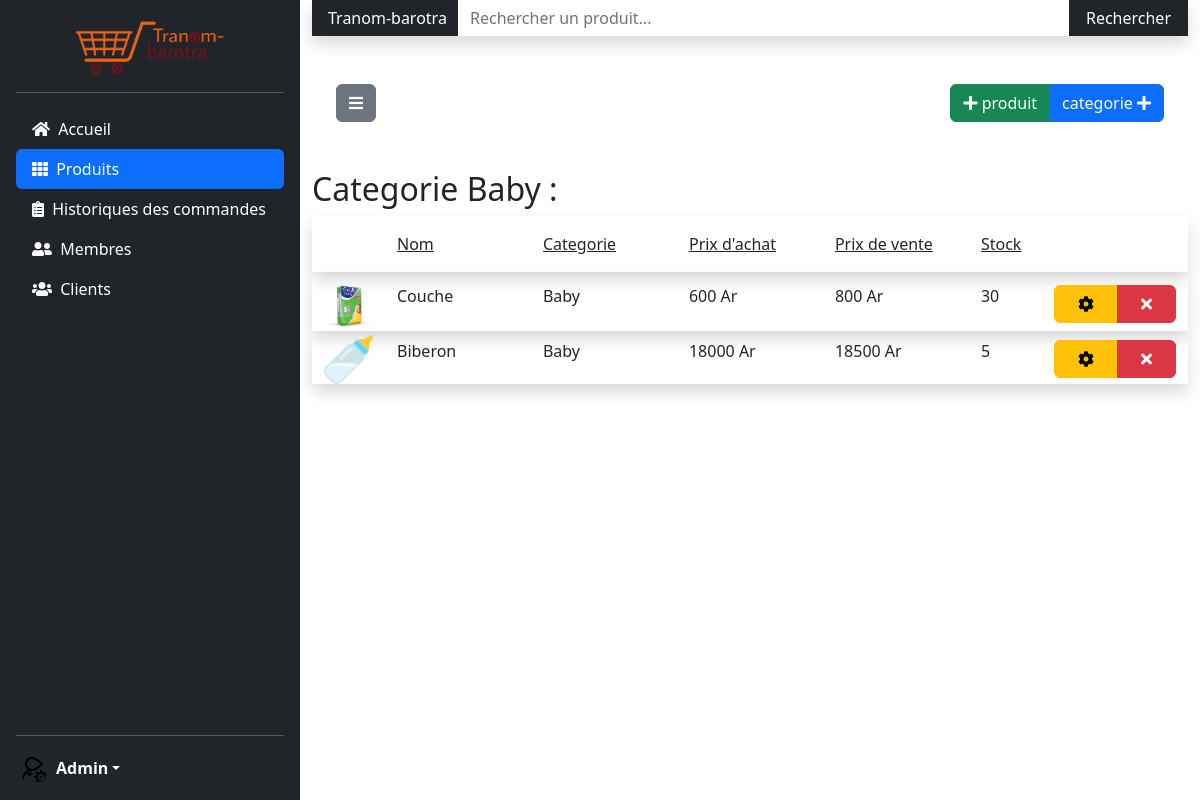
The page /pages/memberArea/admin/AdminSpace.php?selectedPage=1&selectedCategory=1 on the database its author committed.
### tables this page shows
CREATE TABLE Category (
    categoryID INT AUTO_INCREMENT,
    name VARCHAR(30),
    isVisible VARCHAR(3) DEFAULT "YES",
    PRIMARY KEY(categoryID)
);

CREATE TABLE Product (
    productID INT AUTO_INCREMENT,
    categoryID INT NOT NULL,
    name VARCHAR(50) NOT NULL,
    purchasingPrice DOUBLE DEFAULT 0,
    sellingPrice DOUBLE DEFAULT 0,
    stock INT,
    photo VARCHAR(50),
    isVisible VARCHAR(3) DEFAULT "YES",
    PRIMARY KEY(productID),
    FOREIGN KEY(categoryID) REFERENCES Category(categoryID)
);

### inc/Pages.php (called while the page is built, shortened)
<?php
$icones[0] = "fas fa-home me-1";
$icones[1] = "fas fa-th me-1";
$icones[2] = "fas fa-clipboard-list me-1";
$icones[3] = "fas fa-user-friends me-1";
$icones[4] = "fas fa-users me-1";
$page[0][0] = "Accueil";
$page[0][1] = "Home";
$page[1][0] = "Produits";
$page[1][1] = "Products";
$page[2][0] = "Historiques des commandes";
$page[2][1] = "CommandsHistory";
$page[3][0] = "Membres";
$page[3][1] = "MemberList";
$page[4][0] = "Clients";
$page[4][1] = "ClientList";

### inc/DataBaseConnect.php (called while the page is built, shortened)
<?php
function getDataBase()
{
    static $bdd = null;
    if ($bdd == null) {
        $bdd = mysqli_connect("sql100.iceiy.com", "icei_33539791", "grocery2000", "icei_33539791_grocery");
    }
    return $bdd;
}

### inc/Functions.php (called while the page is built, shortened)
<?php
include("DataBaseConnect.php");
function getCategoryName($categoryID)
{
    $result = mysqli_query(getDataBase(), "SELECT name FROM Category WHERE categoryID=" . $categoryID);
    return mysqli_fetch_assoc($result)["name"];
}
function getAllCategorysProduct($categoryID)
{
    $resp = array();
    $result = mysqli_query(getDataBase(), "SELECT productID FROM Product WHERE categoryID=" . $categoryID . " AND isVisible='YES'");
    while ($data = mysqli_fetch_assoc($result)) {
        $resp[] = $data["productID"];
    }
    return $resp;
}
function getProductName($productID)
{
    return mysqli_fetch_assoc(mysqli_query(getDataBase(), "SELECT name FROM Product WHERE productID=" . $productID))["name"];
}
function getProductCategory($productID)
{
    return mysqli_fetch_assoc(mysqli_query(getDataBase(), "SELECT categoryID FROM Product WHERE productID=" . $productID))["categoryID"];
}
function getProductSellingPrice($productID)
{
    return mysqli_fetch_assoc(mysqli_query(getDataBase(), "SELECT sellingPrice FROM Product WHERE productID=" . $productID))["sellingPrice"];
}
function getProductPurchasingPrice($productID)
{
    return mysqli_fetch_assoc(mysqli_query(getDataBase(), "SELECT purchasingPrice FROM Product WHERE productID=" . $productID))["purchasingPrice"];
}
function getProductStock($productID)
{
    return mysqli_fetch_assoc(mysqli_query(getDataBase(), "SELECT stock FROM Product WHERE productID=" . $productID))["stock"];
}
function getProductPhoto($productID)
{
    return mysqli_fetch_assoc(mysqli_query(getDataBase(), "SELECT photo FROM Product WHERE productID=" . $productID))["photo"];
}

### pages/memberArea/admin/Products.php (the view, shortened to what this page needs)
<?php
$foundProducts = getAllProducts();
$defaultHeader = "Liste de tous les produits";
if (isset($_GET["selectedCategory"])) {
    $foundProducts = getAllCategorysProduct($_GET["selectedCategory"]);
    $defaultHeader = "Categorie " . getCategoryName($_GET["selectedCategory"]);
}
?>
<form class="navbar navbar-dark sticky-top bg-dark flex-md-nowrap p-0 shadow"
    action="./AdminSpace.php?selectedPage=1&productSearch=1" method="POST">
    <a class="navbar-brand col-md-3 col-lg-2 me-0 px-3 fs-6" href="#">Tranom-barotra</a>
    <input class="form-control form-control-dark w-100 rounded-0 border-0" type="text"
        placeholder="Rechercher un produit..." aria-label="Search" name="search">
    <button class="nav-link px-3 btn btn-dark text-white" href="#">Rechercher</button>
</form>
<div class="add d-flex justify-content-between mt-5">
    <div class="dropdown">
        <a href="" class="btn btn-secondary mx-4" id="dropdown" data-bs-toggle="dropdown"><i
                class="fas fa-bars"></i></a>
    </div>
    <div class="btn-group mx-4">
        <a class="btn btn-success" href="./Treatment.php?new=2&selectedPage=1"><i class="fas fa-plus"></i> produit</a>
        <a class="btn btn-primary" href="./Treatment.php?new=1&selectedPage=1">categorie <i class="fas fa-plus"></i></a>
    </div>
</div>
<?php if (count($foundProducts) > 0) { ?>
<h2 class="mt-5"><?php echo $defaultHeader; ?> : </h2>
<div class="container">
    <div class="row shadow d-flex align-items-center mb-1 pt-3">
        <p class="col-md-2"><u>Nom</u></p>
        <p class="col-md-2"><u>Categorie</u></p>
        <p class="col-md-2"><u>Prix d'achat</u></p>
        <p class="col-md-2"><u>Prix de vente</u></p>
        <p class="col-md-1"><u>Stock</u></p>
    </div>
    <?php foreach ($foundProducts as $product) { ?>
    <div class="row shadow d-flex align-items-center mb-1">
        <img src="../../../assets/photos/products/<?php echo getProductPhoto($product); ?>" class="col-md-1">
        <p class="col-md-2"><?php echo getProductName($product); ?></p>
        <p class="col-md-2"><?php echo getCategoryName(getProductCategory($product)); ?></p>
        <p class="col-md-2"><?php echo getProductPurchasingPrice($product); ?> Ar</p>
        <p class="col-md-2"><?php echo getProductSellingPrice($product); ?> Ar</p>
        <p class="col-md-1"><?php echo getProductStock($product); ?></p>
        <div class="col-md-2 btn-group">
            <a href="./Treatment.php?edit=<?php echo $product; ?>&selectedPage=1" class="btn btn-warning"><i
                    class="fas fa-cog"></i></a>
            <a href="./Treatment.php?del=<?php echo $product; ?>&selectedPage=1" class="btn btn-danger"><i
                    class="fas fa-times"></i></a>
        </div>
    </div>
    <?php } ?>
</div>
<?php } else { ?>
<p class="text-danger text-center mt-5">Aucun produit trouvé</p>
<?php } ?>

### pages/memberArea/admin/AdminSpace.php (shortened to what this page needs)
<?php
require("../../../inc/Functions.php");
include("../../../inc/Pages.php");
$defaultPage = $page[0];
if (isset($_GET["selectedPage"])) {
    $defaultPage = $page[$_GET["selectedPage"]];
}
?>
<!DOCTYPE html>
<html lang="en">
<head>
    <link rel="stylesheet" href="../../../assets/bootstrap/css/bootstrap.min.css">
    <link rel="stylesheet" href="../../../assets/fonts/fontawesome-5/css/all.css">
    <link rel="stylesheet" href="../../../assets/css/AdminSpace.css">
</head>
<body class="container-fluid">
    <div class="row">
        <div class="col-md-3 d-flex flex-column flex-shrink-0 p-3 text-white bg-dark">
            <div class="d-flex align-items-center justify-content-center mb-3 mb-md-0">
                <img src="../../../assets/photos/icones/sarety.png" width="155px" height="60px">
            </div>
            <hr>
            <ul class="nav nav-pills flex-column mb-auto">
                <?php for ($i = 0; $i < count($page); $i++) {
                    if ($page[$i][1] == $defaultPage[1]) { ?>
                <li>
                    <a href="./AdminSpace.php?selectedPage=<?php echo $i; ?>" class="nav-link text-white active">
                        <i class="<?php echo $icones[$i]; ?>" width="16" height="16">
                        </i> <?php echo $defaultPage[0]; ?>
                    </a>
                </li>
                <?php } else { ?>
                <li>
                    <a href="./AdminSpace.php?selectedPage=<?php echo $i; ?>" class="nav-link text-white">
                        <i class="<?php echo $icones[$i]; ?>" width="16" height="16">
                        </i> <?php echo $page[$i][0]; ?>
                    </a>
                </li>
                <?php }
                } ?>
            </ul>
            <hr>
            <div class="dropdown">
                <a href="#" class="d-flex align-items-center text-white text-decoration-none dropdown-toggle"
                    id="dropdownUser1" data-bs-toggle="dropdown" aria-expanded="false">
                    <img src="../../../assets/photos/icones/admin.png" alt="" width="32" height="32"
                        class="rounded-circle me-2">
                    <strong>Admin</strong>
                </a>
            </div>
        </div>
        <div class="col-md-9">
            <?php include($defaultPage[1] . ".php"); ?>
        </div>
    </div>
</body>
</html>

### assets/css/AdminSpace.css (style rules this page uses)
html, body, .row { height: 100%; }

### rows shown on the page
category: name "Categorie Baby"
product: photo (picture), name "Couche", categoryID.name "Baby", purchasingPrice "600", sellingPrice "800", stock "30"
product: photo (picture), name "Biberon", categoryID.name "Baby", purchasingPrice "18000", sellingPrice "18500", stock "5"

### other values the page prints
$page[$i][0] "Accueil"
$page[$i][0] "Historiques des commandes"
$page[$i][0] "Membres"
$page[$i][0] "Clients"
